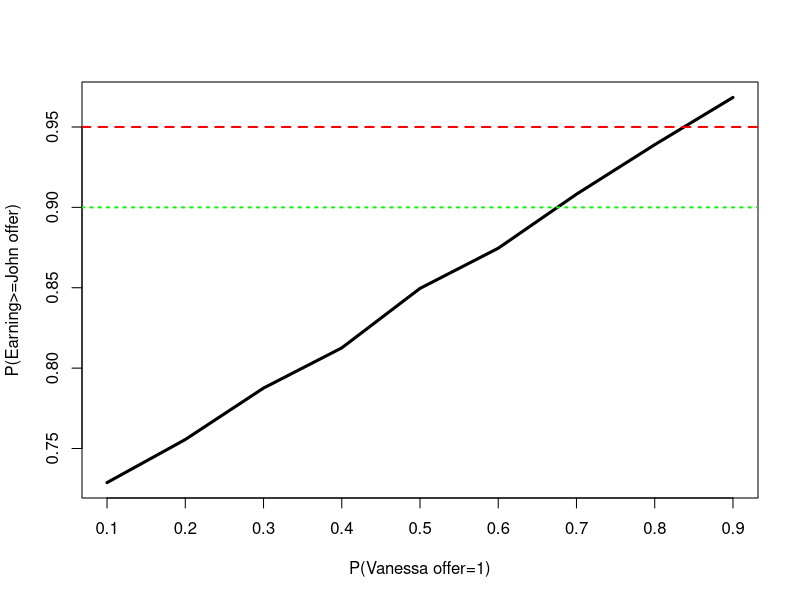

This figure's R source:
#John's payoff is deterministic
John_pay    = 12000

#The probability of getting the job from Vanessa
prob_interval    = seq(0.1,0.9,0.1)
#算各種offer拿到的機會

#Simulation times
simulation_times = 1:5000


#Earning if Vanessa gives an offer
#results1：reject John, if Vanessa = 1, take it, else School
results1  = matrix(NA, nrow=length(prob_interval),
                       ncol=length(simulation_times))
rownames(results1) = prob_interval 
colnames(results1) = simulation_times
#Earning if Vanessa does NOT give an offer
#建一個各種offer的矩陣
#results2：reject John, skip Vanessa, try School
results2  = matrix(NA,  nrow=length(prob_interval),
                        ncol=length(simulation_times))
rownames(results2) = prob_interval 
colnames(results2) = simulation_times

#外圈0.1-0.9, 內圈：給定一個機率的情況下, 做第一次到5000次的模擬
for(p in prob_interval){
  for(times in simulation_times){
    
    #The payoff from Vanessa is deterministic
    Vanessa_pay = 14000
    #The chance to get the job from Vanessa
    #模擬是否得到V的offer 得出0or1
    Vanessa_offer = sample(c(1,0),1,
                           prob = c(p,1-p))
    
    Vanessa_pay = Vanessa_offer*Vanessa_pay
    
    
    #The payoff from school is uncertain
    #模擬學校pay 機率會對應
    School_pay = sample(c(21600,16800,12000,6000,0),1,
                        prob = c(0.05,0.25,0.4,0.25,0.05))
    
    if(Vanessa_offer==1){
      results1[which(p==prob_interval),times] = Vanessa_pay
    }else{
      results1[which(p==prob_interval),times] = School_pay
    }
    #直接去學校
    results2[which(p==prob_interval),times] = School_pay
    
    
  }
  results1
  cat("P(Vanessa Offer=1)=",p, "\n")
}



#Earnings when Vanessa gives the offer 
#pctile 機率的範圍
pctile.range = c(0.05,0.1,0.25,0.5,0.75,0.9,0.95)
sim.pctile1 = matrix(NA, ncol=length(pctile.range), 
                         nrow= length(prob_interval))
colnames(sim.pctile1)=pctile.range
rownames(sim.pctile1)=prob_interval
  
#apply(results1,1,summary)

for(i in 1:nrow(results1)){
  sim.pctile1[i,] = 
    quantile(results1[i,],probs =pctile.range)
  #quantile 算百分位數
}

sim.pctile1

#Earnings from accepting the school offer
sim.pctile2 = matrix(NA, ncol=length(pctile.range), 
                     nrow= length(prob_interval))
colnames(sim.pctile2)=pctile.range
rownames(sim.pctile2)=prob_interval

#apply(results2,1,summary)

for(i in 1:nrow(results2)){
  sim.pctile2[i,] = quantile(results2[i,],probs = pctile.range)
}

sim.pctile2


#大於John需要至少多少獲得Vanessa工作的機會
#比John好的機率
Pbetter1=c()
#i = 1～9
for(i in 1:nrow(results1)){
    Pbetter1[i]=
      sum(results1[i,]>=John_pay )/ncol(results1)
    #比John好的機率 sum(pay>=$12000)/5000次
}

x11(width=8,height=5)
plot(prob_interval,Pbetter1,type='l',xaxt='n',lwd=3,
     xlab="P(Vanessa offer=1)",ylab="P(Earning>=John offer)")
axis(1,seq(0.1,0.9,0.1))
#大於John的信心 = 0.95(討厭風險), V>0.8才會
abline(h=0.95,col='red',lty=2,lwd=2)
abline(h=0.9,col='green',lty=3,lwd=2)


